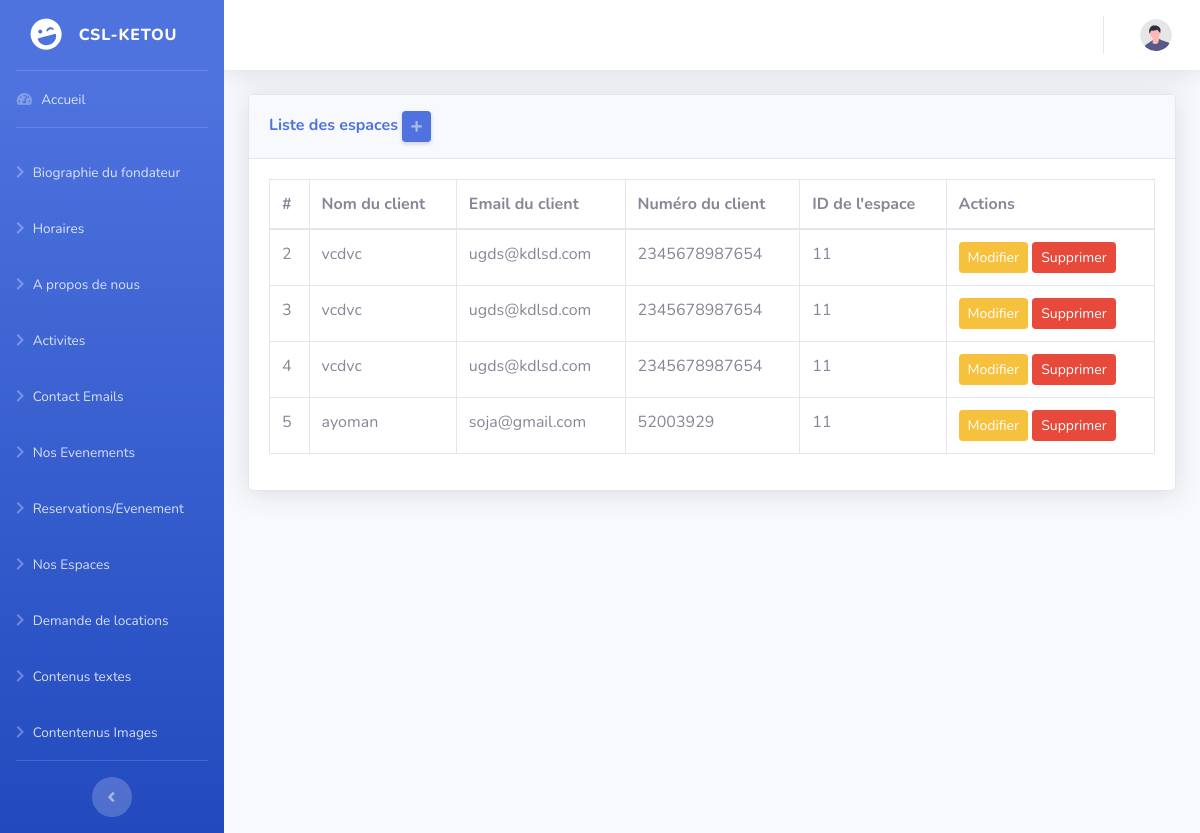
Before: /Admin/csl-backend/space_locations/index.php with the older database file.
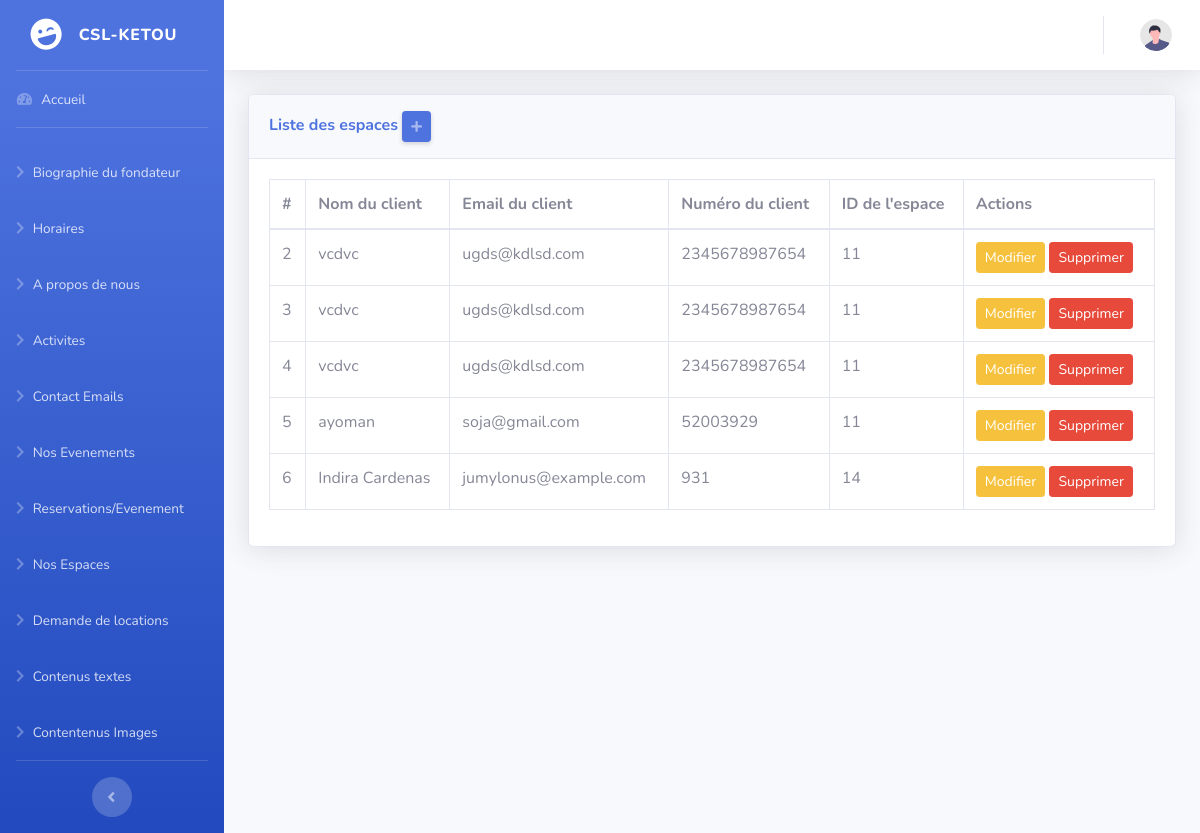
After: the same page with the newer database file.
### tables this page shows
CREATE TABLE `space_locations` (
  `id` int(11) NOT NULL,
  `client_name` varchar(255) NOT NULL,
  `client_email` varchar(255) NOT NULL,
  `client_number` varchar(20) NOT NULL,
  `space_id` int(11) NOT NULL,
  `created_at` timestamp NOT NULL DEFAULT current_timestamp(),
  `updated_at` timestamp NOT NULL DEFAULT current_timestamp() ON UPDATE current_timestamp()
);

### Admin/csl-backend/space_locations/index.php (the view, shortened to what this page needs)
<?php
require '../../../config/database.php';
$stmt = $pdo->prepare("SELECT * FROM space_locations");
$stmt->execute();
$space_locations = $stmt->fetchAll();
?>
<!DOCTYPE html>
<html lang="fr">
<head>
    <?php include('../includes/links.php'); ?>
</head>
<body id="page-top">
    <div id="wrapper">
        <?php include('../includes/sidebar.php'); ?>
        <div id="content-wrapper" class="d-flex flex-column">
            <div id="content">
                <?php include('../includes/navbar.php'); ?>
                <div class="container-fluid">
                    <div class="card shadow mb-4">
                        <div class="card-header py-3">
                            <h6 class="m-0 font-weight-bold text-primary">Liste des espaces <a href="create.php" class="d-none d-sm-inline-block btn btn-sm btn-primary shadow-sm"><i class="fas fa-plus fa-sm text-white-50"></i></a></h6>
                        </div>
                        <div class="card-body">
                            <?php if ($space_locations): ?>
                                <table class="table table-bordered">
                                    <thead>
                                        <tr>
                                            <th>#</th>
                                            <th>Nom du client</th>
                                            <th>Email du client</th>
                                            <th>Numéro du client</th>
                                            <th>ID de l'espace</th>
                                            <th>Actions</th>
                                        </tr>
                                    </thead>
                                    <tbody>
                                        <?php foreach ($space_locations as $location): ?>
                                            <tr>
                                                <td><?php echo htmlspecialchars($location['id']); ?></td>
                                                <td><?php echo htmlspecialchars($location['client_name']); ?></td>
                                                <td><?php echo htmlspecialchars($location['client_email']); ?></td>
                                                <td><?php echo htmlspecialchars($location['client_number']); ?></td>
                                                <td><?php echo htmlspecialchars($location['space_id']); ?></td>
                                                <td>
                                                    <a href="edit.php?id=<?php echo $location['id']; ?>" class="btn btn-warning btn-sm">Modifier</a>
                                                    <a href="delete.php?id=<?php echo $location['id']; ?>" class="btn btn-danger btn-sm" onclick="return confirm('Êtes-vous sûr de vouloir supprimer cet enregistrement ?')">Supprimer</a>
                                                </td>
                                            </tr>
                                        <?php endforeach; ?>
                                    </tbody>
                                </table>
                            <?php else: ?>
                                <p>Aucun enregistrement trouvé.</p>
                            <?php endif; ?>
                        </div>
                    </div>
                </div>
            </div>
        </div>
    </div>
</body>
</html>

Changed rows visible on the page:
added space_locations: id "6", client_name "Indira Cardenas", client_email "jumylonus@example.com", client_number "931", space "14"
